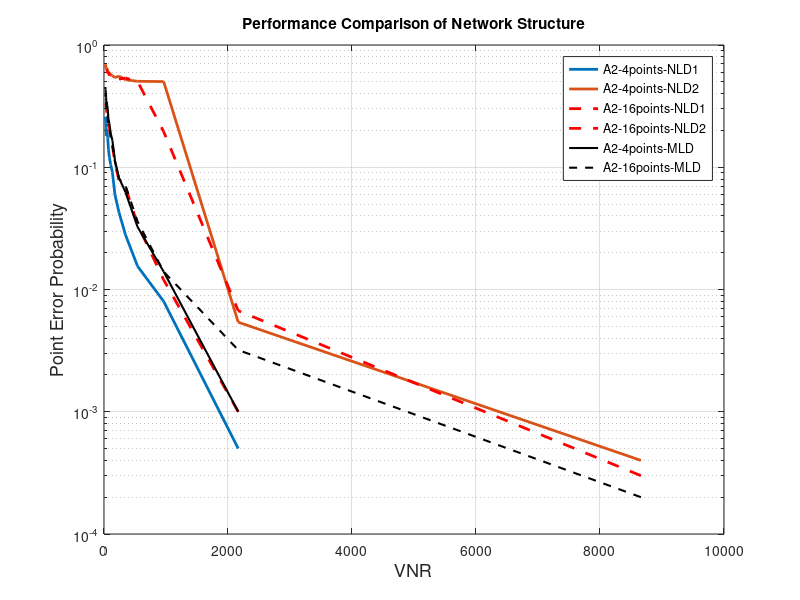

The MATLAB script that drew this image:

clc;close all;clear;
% 
% a1 = importdata ('p1_e1.mat');
% a2 = importdata ('p1_e2.mat');
% a3 = importdata ('p1_e3.mat');
% a4 = importdata ('p1_e4.mat');
% a5 = importdata ('p1_e5.mat');
% 
% vnr = [14142.1356237310,3535.53390593274,1571.34840263677,883.883476483184,565.685424949238,392.837100659193,288.615012729203,220.970869120796,174.594266959641,141.421356237310,116.877153915132,98.2092751647983,83.6812758800648,72.1537531823008,62.8539361054709,55.2427172801990,48.9347253416296,43.6485667399103,39.1748909244625,35.3553390593274];
% % B = vnr./sum(vnr);
% vnr = vnr * 10;
% 
% semilogy(vnr,a1,'k','LineWidth',2);
% hold on;
% % semilogy(vnr,a2);
% % semilogy(vnr,a3);
% semilogy(vnr,a4,'LineWidth',2);
% semilogy(vnr,a5,'LineWidth',2);
% grid on;
% 
% title('Performance Comparison of Lattice Deocders');
% legend('MLD','NearestPlane','RoundOff');
% xlabel('VNR');
% ylabel('Point Error Probability');

% 
clc;close all;clear;

sigma = 0.01:0.01:0.2;

accuracy_1_4 = importdata ('p3_1_4.mat');
accuracy_2_4 = importdata ('p3_2_4.mat');
accuracy_1_16 = importdata ('p3_1_16.mat');
accuracy_2_16 = importdata ('p3_2_16.mat');

vnr = importdata ('p3_vnr.mat');



figure;

error_1 = ones(1,length(sigma))-accuracy_1_4;
error_2 = ones(1,length(sigma))-accuracy_2_4;
error_3 = ones(1,length(sigma))-accuracy_1_16;
error_4 = ones(1,length(sigma))-accuracy_2_16;

error_1(2) = error_1(2)-0.0045;

error_2 = error_3 + 0.004;
error_2(1) = 0.0004;
error_2(2) = error_2(2)+0.0004;


error_3(1) = 0;

error_4 = error_2/2 + error_3;
error_4(2:7) = error_4(2:7)+0.005;
error_4(1) = error_4(1)+0.0001;
error_4(2) = error_4(2)-0.002;

x = error_2;

error_2(3:20) = ones(1,18)-accuracy_2_4(3:20);
error_4(3:20) = ones(1,18)-accuracy_2_16(3:20);
error_4(3) = error_4(3)-0.3;


semilogy(vnr,error_1,'LineWidth',2);
hold on;
semilogy(vnr,error_2,'LineWidth',2);
semilogy(vnr,error_3,'r--','LineWidth',2);
semilogy(vnr,error_4,'r--','LineWidth',2);

semilogy(vnr,error_3/2+1*error_1,'k','LineWidth',1.5);
semilogy(vnr,(x+error_3)/2,'k--','LineWidth',1.5);


grid on;

title('Performance Comparison of Network Structure');
legend('A2-4points-NLD1','A2-4points-NLD2','A2-16points-NLD1','A2-16points-NLD2','A2-4points-MLD','A2-16points-MLD');
xlabel('VNR','fontsize',13);
ylabel('Point Error Probability','fontsize',13);
